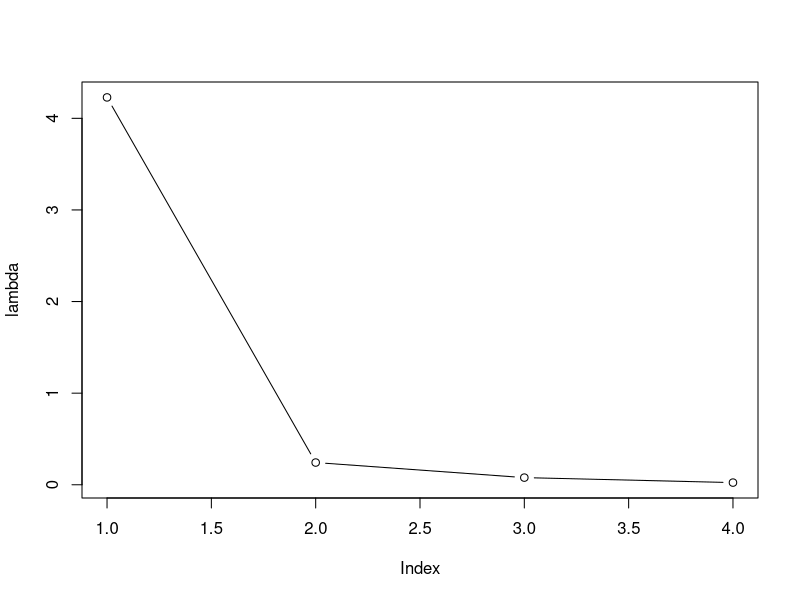
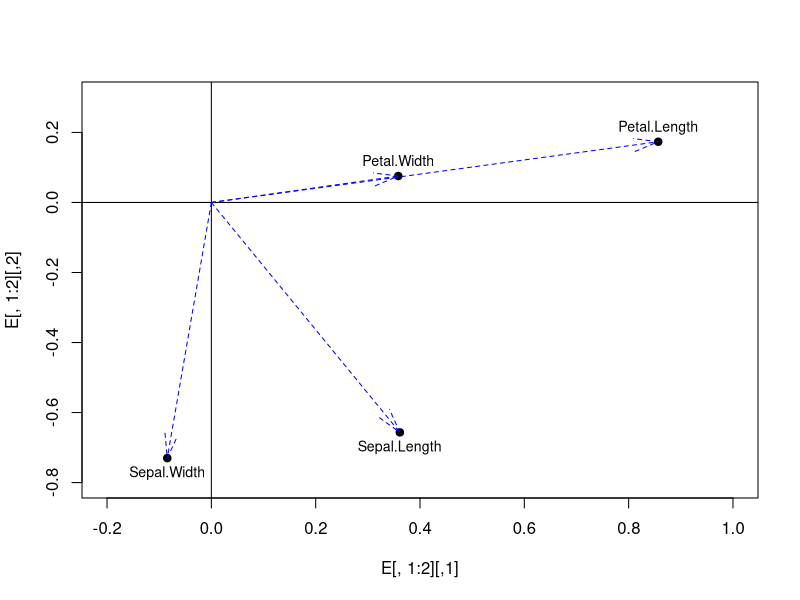
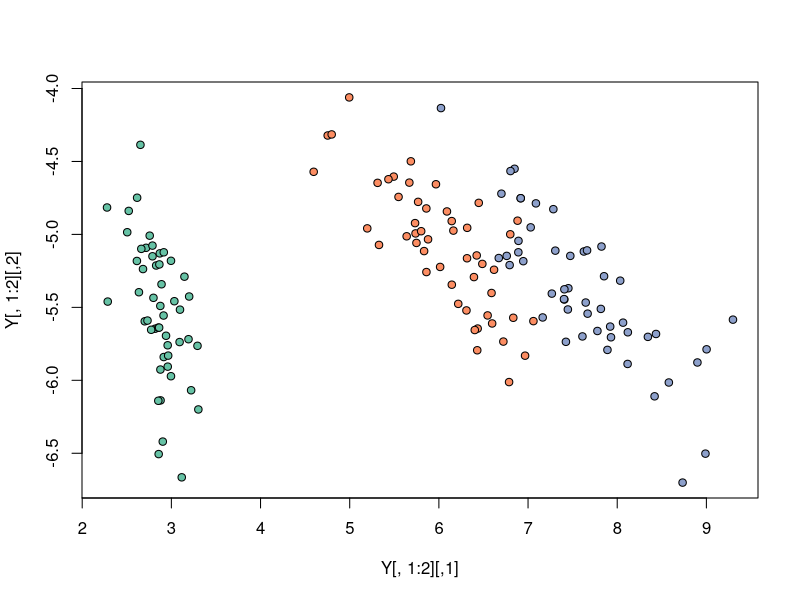
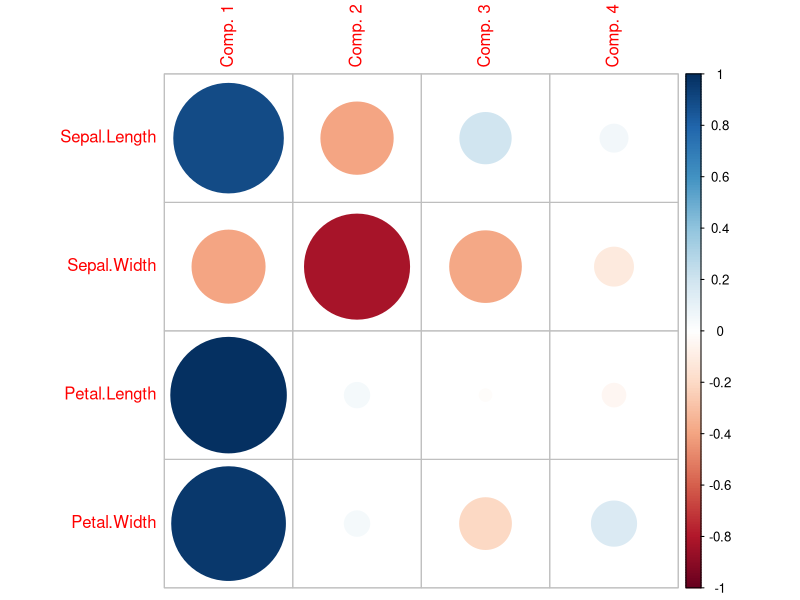
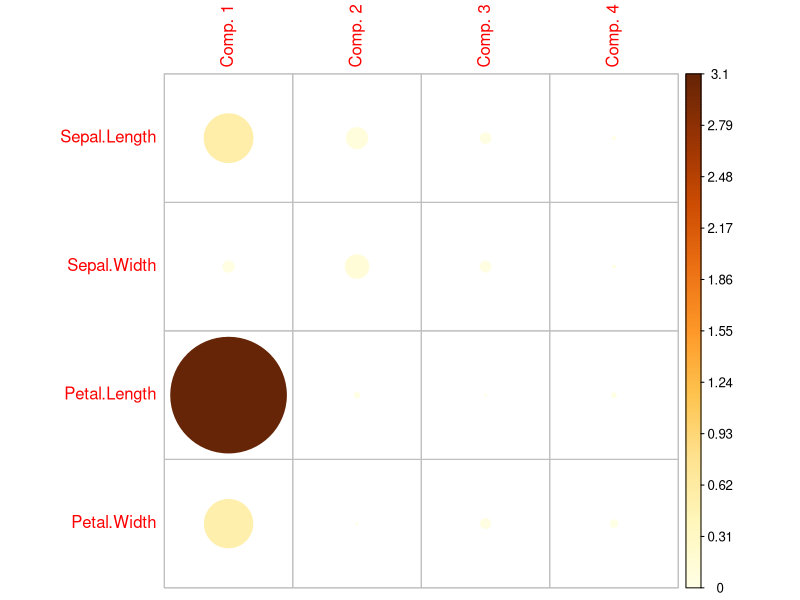

These charts were generated, in order, by the following R code: (Note: this script raises an error after producing the figures.)
X <- as.matrix(iris[-5])
S <- cov(X)
iris.av <- eigen(S)
lambda <- iris.av$values
E <- iris.av$vectors
sum(diag(S))

# ORDENAR AS 4 VARIAVEIS E DAR AS PORCENTAGENS ORDENADAS, DA MAIOR VARIÃNCIA PARA A MENOR
# variâncias (diagonal)
variancias <- diag(S)

# ordenar da maior para a menor
ordem <- order(variancias, decreasing = TRUE)

variancias_ord <- variancias[ordem]

# porcentagem relativa
porcentagens <- variancias_ord / sum(variancias_ord) * 100

# mostrar resultados
variancias_ord
porcentagens

prop <- lambda/sum(lambda)
prop
tabela <- data.frame(
  Componente= paste0("Y", 1:4),
  Autovalor= round( lambda, 3),
  Proporcao= round(prop, 3), 
  Percentual= paste(round(100* prop, 1), "%")
)
tabela

plot(lambda, type= "b", col= "black")

E

## FAZER GRAFICO DOS COEFICIENTES DAS 2 PRIMEIRAS VARIAVEIS

plot( E[,1:2], pch=21, bg="black",
      xlim= c(-0.2,1), ylim= c(-0.8, 0.3),
      xlabs="CP1", ylabs= "CP2")
abline(h=0, v=0, lty= 1)
text(E[, 1:2], labels= names(iris[-5]), pos= c(1,1,3,3), cex=0.85)
arrows(x0=0, y0=0, x1=E[,1], y1= E[,2], angle=15, lty=2, col="blue")

# calcular as componentes para cada uma das 150 observações, sem usar comandos de pca

Y <- X %*% E
Y

# Fazer o graficos das 2 componetes em x e em Y e pinte as cores de cada especie

cores<- RColorBrewer::brewer.pal(3, "Set2")
plot(Y[,1:2], pch=21, bg=cores[as.numeric(iris$Species)])

#Calcular a correlação entre a y1 e X3

cor(Y[,1], X[,3])
cor(Y[,2], X[,2])

Lambda <- diag(lambda)
V <- diag(diag(S))
Ns <- diag(1/sqrt(diag(V))) %*% E %*% diag(sqrt(diag(Lambda)))
Lambda
V
Ns

0.15*0.15
(Ns)^2
# Se somar cada linha dá 1

############## AULA 30 DE ABRIL ####################
perc <- lambda/sum(lambda)*100
acum <- cumsum(perc)
tabela.val <- cbind(round(lambda, 3), round(perc, 2), round(acum, 1))

rownames(tabela.val) <- paste0("CP.", 1:4)
colnames(tabela.val) <- c("Autovalor", "% variancia", "%acumulada")
tabela.val

E <- iris.av$vectors
colnames(E) <- paste("Comp.", 1:4)
rownames(E) <- names(iris[-5])
E

Lambda <- diag(iris.av$values)
Vsqrt.inv <- diag(1/sqrt(diag(S)))

cor.YX <- Vsqrt.inv %*% E %*% sqrt(Lambda)
colnames(cor.YX) <- paste("Comp.", 1:4)
rownames(cor.YX) <- names(iris[-5])
round(cor.YX, 3)

# Correlação tá relacionada com o cos do angulo entre 2 vetores

colSums(cor.YX**2)

corrplot::corrplot(cor.YX, is.corr= T)

Lambda.meio<- diag(sqrt(iris.av$values))
L <- E %*% Lambda.meio
colnames(L) <- colnames(cor.YX) <- paste("Comp.", 1:4)
rownames(L) <- names(iris[-5])
round(L, 3)

Vsqrt.inv %*% L
colSums(L**2, 3)
rowSums(L**2, 3)

diag(S)
corrplot::corrplot(L**2, is.corr= F)

rbind(contribuicao <- E**2, Total= apply((E^2), 2, sum))
contribuicao

par(mfrow= 1,2)
      
cos2 <- cor.YX**2
cos2

rowSums(cos2)
colSums(cos2)
sum(cos2)

cos2_duas <- rowSums(cos2[, 1:2])
cos2_duas

ordem <- order(cos2_duas, decreasing = T)
bar2 <-  barplot(cos2_duas[ordem], names.arg= names(cos2_duas),
            angle=45, cex.names=0.85, xaxt= "n",
            ylab= "Cos2 - Qualidade de repre...",
            main= "Cos2 das variaveis para Cp1 e cp2")
bar2

# ACP - Gráfico das variáveis (círculo de correlações)

plot(0,
     type = "n",
     xlim = c(-1, 1),
     ylim = c(-1, 1),
     asp = 1,
     main = "ACP - Variáveis",
     xlab = paste0("CP1 (", tabela.val[1, 2], "%)"),
     ylab = paste0("CP2 (", tabela.val[2, 2], "%)")
)

abline(h = 0, v = 0, lty = 2)

plotrix::draw.circle(x = 0, y = 0, radius = 1)

arrows(x0 = 0, y0 = 0,
       x1 = cos2[, 1],
       y1 = cos2[, 2],
       length = 0.15,
       angle = 20)

text(x = cos2[, 1],
     y = cos2[, 2],
     labels = names(iris[-5]),
     cex = 0.7,
     pos = 4)

# Para cada uma das 150 observações eu quero calcular o valor de cada componente
X <- as.matrix(iris[-5])
escores <- X %*% iris.av$vector
dim(escores)
head(escores)

apply(escores, 2, function(x) c(media=mean(X), 
                                desvio= sd(X),
                                variancia = var(X)
      )
)


#escores.media <- as.vector(t(iris.av$vectors) %*% )
#escores.media

S.rec <- E %*% Lambda %*% t(E)
S.rec - S
sum((S.rec - S)**2)
 
S1<- L[,1] %*% t(L[,1])
S1
sum((S1- S)**2)
